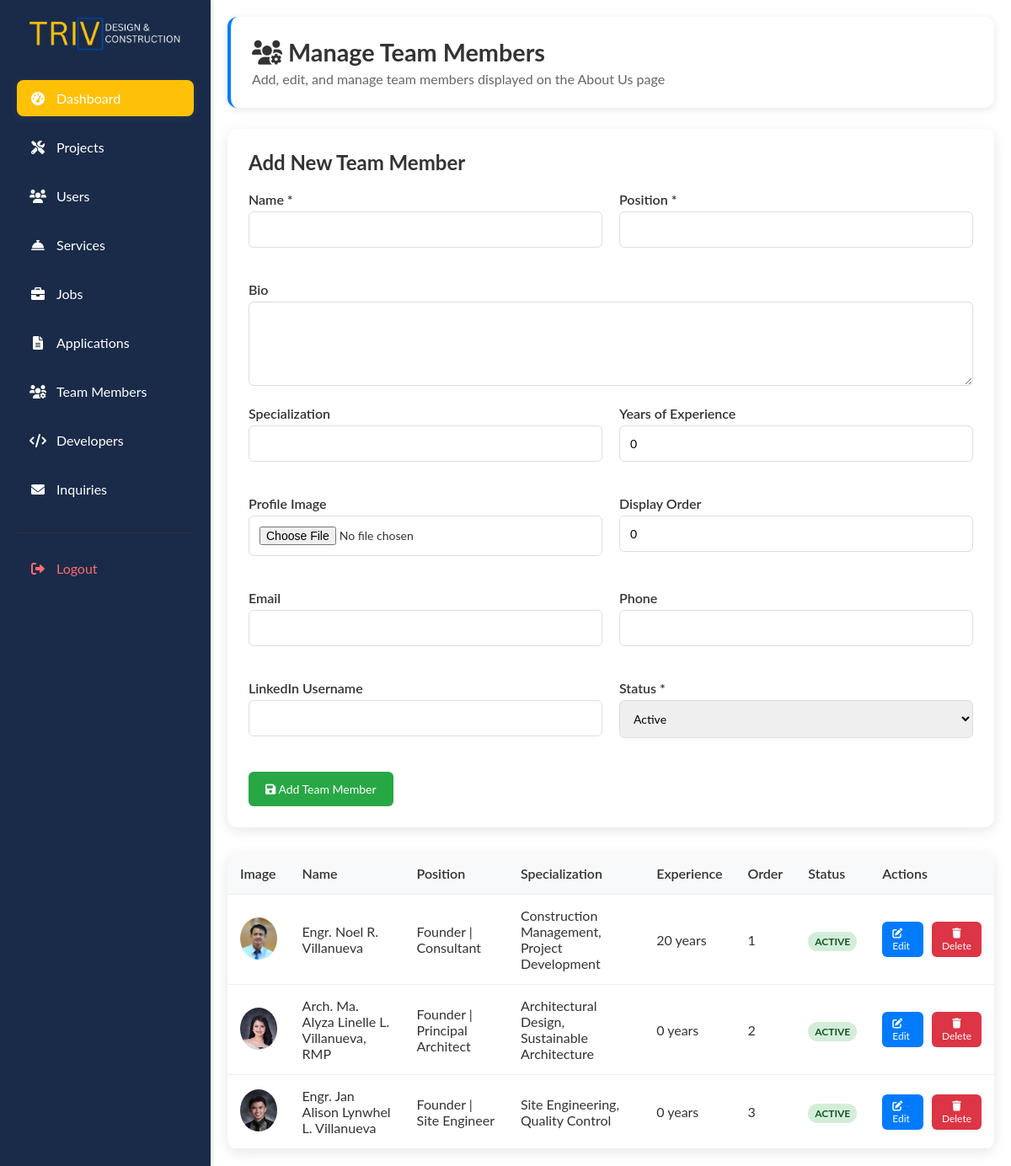
Page /admin/manage-team.php (signed in) on the committed database.
### tables this page shows
CREATE TABLE `team_members` (
  `id` int(11) NOT NULL,
  `name` varchar(100) NOT NULL,
  `position` varchar(100) NOT NULL,
  `bio` text DEFAULT NULL,
  `image` varchar(255) DEFAULT NULL,
  `email` varchar(100) DEFAULT NULL,
  `phone` varchar(20) DEFAULT NULL,
  `linkedin` varchar(100) DEFAULT NULL,
  `specialization` text DEFAULT NULL,
  `years_experience` int(11) DEFAULT 0,
  `order_position` int(11) DEFAULT 0,
  `status` enum('active','inactive') DEFAULT 'active',
  `created_at` timestamp NOT NULL DEFAULT current_timestamp(),
  `updated_at` timestamp NOT NULL DEFAULT current_timestamp() ON UPDATE current_timestamp()
);

### classes/Database.php (called while the page is built, shortened)
<?php
class TeamMember {
    private $conn;
    private $table = 'team_members';
    public function __construct($db) {
        $this->conn = $db;
    }
    public function getAll() {
        $sql = "SELECT * FROM " . $this->table . " ORDER BY order_position ASC, name ASC";
        $stmt = $this->conn->prepare($sql);
        $stmt->execute();
        return $stmt->fetchAll(PDO::FETCH_ASSOC);
    }
}
?>

### admin/manage-team.php (the view, shortened to what this page needs)
<?php
require_once '../classes/Auth.php';
require_once '../classes/Database.php';
$db = new Database();
$conn = $db->connect();
$teamMemberObj = new TeamMember($conn);
$teamMembers = $teamMemberObj->getAll();
$editTeamMember = null;
?>
<!DOCTYPE html>
<html lang="en">
<head>
    <link rel="stylesheet" href="https://cdnjs.cloudflare.com/ajax/libs/font-awesome/6.0.0-beta3/css/all.min.css">
</head>
<body>
     <aside>
    <h2><img src = ../assets/images/trivfinalnatalaga.png></h2>
    <ul>
      <li><a href="dashboard.php" class="active"><i class="fas fa-tachometer-alt"></i> Dashboard</a></li>
      <li><a href="projects.php"><i class="fas fa-tools"></i> Projects</a></li>
      <li><a href="manage-users.php"><i class="fas fa-users"></i> Users</a></li>
      <li><a href="services.php"><i class="fas fa-concierge-bell"></i> Services</a></li>
       <li><a href="manage-jobs.php"><i class="fas fa-briefcase"></i> Jobs</a></li>
            <li><a href="manage-applications.php"><i class="fas fa-file-alt"></i> Applications</a></li>
            <li><a href="manage-team.php"><i class="fas fa-users-cog"></i> Team Members</a></li>
            <li><a href="manage-developers.php"><i class="fas fa-code"></i> Developers</a></li>
            <li><a href="manage-inquiries.php"><i class="fas fa-envelope"></i> Inquiries</a></li>
      <li class="logout-btn"><a href="logout.php"><i class="fas fa-sign-out-alt"></i> Logout</a></li>
    </ul>
  </aside>
    <main>
        <div class="header">
            <h1><i class="fas fa-users-cog"></i> Manage Team Members</h1>
            <p>Add, edit, and manage team members displayed on the About Us page</p>
        </div>
        <div class="form-container">
            <h2><?= $editTeamMember ? 'Edit Team Member' : 'Add New Team Member' ?></h2>
            <form method="POST" enctype="multipart/form-data">
                <div class="form-row">
                    <div class="form-group">
                        <label for="name">Name *</label>
                        <input type="text" id="name" name="name" value="<?= $editTeamMember ? htmlspecialchars($editTeamMember['name']) : '' ?>" required>
                    </div>
                    <div class="form-group">
                        <label for="position">Position *</label>
                        <input type="text" id="position" name="position" value="<?= $editTeamMember ? htmlspecialchars($editTeamMember['position']) : '' ?>" required>
                    </div>
                </div>
                <div class="form-group">
                    <label for="bio">Bio</label>
                    <textarea id="bio" name="bio"><?= $editTeamMember ? htmlspecialchars($editTeamMember['bio']) : '' ?></textarea>
                </div>
                <div class="form-row">
                    <div class="form-group">
                        <label for="specialization">Specialization</label>
                        <input type="text" id="specialization" name="specialization" value="<?= $editTeamMember ? htmlspecialchars($editTeamMember['specialization']) : '' ?>">
                    </div>
                    <div class="form-group">
                        <label for="years_experience">Years of Experience</label>
                        <input type="number" id="years_experience" name="years_experience" value="<?= $editTeamMember ? htmlspecialchars($editTeamMember['years_experience']) : '0' ?>" min="0">
                    </div>
                </div>
                <div class="form-row">
                    <div class="form-group">
                        <label for="image">Profile Image <?= $editTeamMember ? '(Leave empty to keep current image)' : '' ?></label>
                        <input type="file" id="image" name="image" accept="image/*" <?= $editTeamMember ? '' : 'required' ?>>
                    </div>
                    <div class="form-group">
                        <label for="order_position">Display Order</label>
                        <input type="number" id="order_position" name="order_position" value="<?= $editTeamMember ? htmlspecialchars($editTeamMember['order_position']) : '0' ?>" min="0">
                    </div>
                </div>
                <div class="form-row">
                    <div class="form-group">
                        <label for="email">Email</label>
                        <input type="email" id="email" name="email" value="<?= $editTeamMember ? htmlspecialchars($editTeamMember['email']) : '' ?>">
                    </div>
                    <div class="form-group">
                        <label for="phone">Phone</label>
                        <input type="text" id="phone" name="phone" value="<?= $editTeamMember ? htmlspecialchars($editTeamMember['phone']) : '' ?>">
                    </div>
                </div>
                <div class="form-row">
                    <div class="form-group">
                        <label for="linkedin">LinkedIn Username</label>
                        <input type="text" id="linkedin" name="linkedin" value="<?= $editTeamMember ? htmlspecialchars($editTeamMember['linkedin']) : '' ?>">
                    </div>
                    <div class="form-group">
                        <label for="status">Status *</label>
                        <select id="status" name="status" required>
                            <option value="active" <?= $editTeamMember && $editTeamMember['status'] === 'active' ? 'selected' : '' ?>>Active</option>
                        </select>
                    </div>
                </div>
                <div style="display: flex; gap: 10px;">
                    <button type="submit" class="btn btn-success">
                        <i class="fas fa-save"></i> <?= $editTeamMember ? 'Update Team Member' : 'Add Team Member' ?>
                    </button>
                </div>
            </form>
        </div>
        <div class="table-container">
            <table class="table">
                <thead>
                    <tr>
                        <th>Image</th>
                        <th>Name</th>
                        <th>Position</th>
                        <th>Specialization</th>
                        <th>Experience</th>
                        <th>Order</th>
                        <th>Status</th>
                        <th>Actions</th>
                    </tr>
                </thead>
                <tbody>
                    <?php foreach ($teamMembers as $member): ?>
                        <tr>
                            <td>
                                <?php if (!empty($member['image'])): ?>
                                    <img src="../assets/images/<?= htmlspecialchars($member['image']) ?>" alt="<?= htmlspecialchars($member['name']) ?>" style="width: 50px; height: 50px; object-fit: cover; border-radius: 50%;">
                                <?php else: ?>
                                    <div style="width: 50px; height: 50px; background: #eee; border-radius: 50%; display: flex; align-items: center; justify-content: center;">
                                        <i class="fas fa-user" style="color: #aaa;"></i>
                                    </div>
                                <?php endif; ?>
                            </td>
                            <td><?= htmlspecialchars($member['name']) ?></td>
                            <td><?= htmlspecialchars($member['position']) ?></td>
                            <td><?= htmlspecialchars($member['specialization']) ?></td>
                            <td><?= $member['years_experience'] ?> years</td>
                            <td><?= $member['order_position'] ?></td>
                            <td>
                                <span class="status-badge status-<?= $member['status'] ?>">
                                    <?= ucfirst($member['status']) ?>
                                </span>
                            </td>
                            <td>
                                <div class="actions">
                                    <a href="?edit=<?= $member['id'] ?>" class="btn btn-primary">
                                        <i class="fas fa-edit"></i> Edit
                                    </a>
                                    <form method="POST" style="display: inline;" onsubmit="return confirm('Are you sure you want to delete this team member?')">
                                        <button type="submit" class="btn btn-danger">
                                            <i class="fas fa-trash"></i> Delete
                                        </button>
                                    </form>
                                </div>
                            </td>
                        </tr>
                    <?php endforeach; ?>
                </tbody>
            </table>
        </div>
    </main>
</body>
</html>

### admin/manage-team.php (style rules this page uses)
* { margin: 0; padding: 0; box-sizing: border-box; font-family: 'Lato', sans-serif; }
body { display: flex; height: 100vh; color: #333; }
aside { width: 250px; background: #1a2b49; color: white; padding: 20px; box-shadow: 2px 0 5px rgba(0,0,0,0.1); }
aside h2 { margin-bottom: 30px; text-align: center; color: #ffc107; font-size: 1.5em; }
aside ul { list-style: none; }
aside ul li { margin: 15px 0; }
aside ul li a { color: white; text-decoration: none; display: flex; align-items: center; padding: 12px 15px; border-radius: 8px; transition: all 0.3s ease; }
aside ul li a i { margin-right: 12px; width: 20px; text-align: center; }
aside ul li a.active { background: #ffc107; box-shadow: 0 2px 10px rgba(83, 86, 88, 0.3); }
.logout-btn { margin-top: 30px !important; border-top: 1px solid #333; padding-top: 20px !important; }
.logout-btn a { color: #ff6b6b !important; }
main { flex: 1; padding: 20px; overflow-y: auto; }
.header { background: white; padding: 25px; box-shadow: 0 2px 10px rgba(0,0,0,0.1); margin-bottom: 25px; border-radius: 12px; border-left: 4px solid #007bff; }
.header h1 { color: #333; font-size: 1.8em; margin-bottom: 5px; }
.header p { color: #666; font-size: 1em; }
.form-container { background: white; padding: 25px; border-radius: 12px; box-shadow: 0 4px 15px rgba(0,0,0,0.1); margin-bottom: 30px; }
.form-container h2 { margin-bottom: 20px; color: #333; }
.form-row { display: grid; grid-template-columns: 1fr 1fr; gap: 20px; margin-bottom: 20px; }
.form-group { margin-bottom: 20px; }
.form-group label { display: block; margin-bottom: 5px; font-weight: 600; color: #333; }
.form-group input, .form-group select, .form-group textarea { width: 100%; padding: 12px; border: 1px solid #ddd; border-radius: 6px; font-size: 14px; }
.form-group textarea { min-height: 100px; resize: vertical; }
.btn { display: inline-block; padding: 12px 20px; background: #007bff; color: white; text-decoration: none; border-radius: 6px; border: none; cursor: pointer; font-size: 14px; transition: all 0.3s ease; }
.btn.btn-success { background: #28a745; }
.btn.btn-danger { background: #dc3545; }
.table-container { background: white; border-radius: 12px; box-shadow: 0 4px 15px rgba(0,0,0,0.1); overflow: hidden; }
.table { width: 100%; border-collapse: collapse; }
.table th, .table td { padding: 15px; text-align: left; border-bottom: 1px solid #eee; }
.table th { background: #f8f9fa; font-weight: 600; color: #333; }
.status-badge { padding: 4px 8px; border-radius: 12px; font-size: 12px; font-weight: bold; text-transform: uppercase; }
.status-active { background: #d4edda; color: #155724; }
.actions { display: flex; gap: 10px; }
.actions .btn { padding: 6px 12px; font-size: 12px; }
img { max-width: 100%; height: 40px; }

### rows in the picture
team_members: image (picture), name "Engr. Noel R. Villanueva", position "Founder | Consultant", specialization "Construction Management, Project Development", years_experience "20", order_position "1", status "ACTIVE"
team_members: image (picture), name "Arch. Ma. Alyza Linelle L. Villanueva, RMP", position "Founder | Principal Architect", specialization "Architectural Design, Sustainable Architecture", years_experience "0", order_position "2", status "ACTIVE"
team_members: image (picture), name "Engr. Jan Alison Lynwhel L. Villanueva", position "Founder | Site Engineer", specialization "Site Engineering, Quality Control", years_experience "0", order_position "3", status "ACTIVE"
